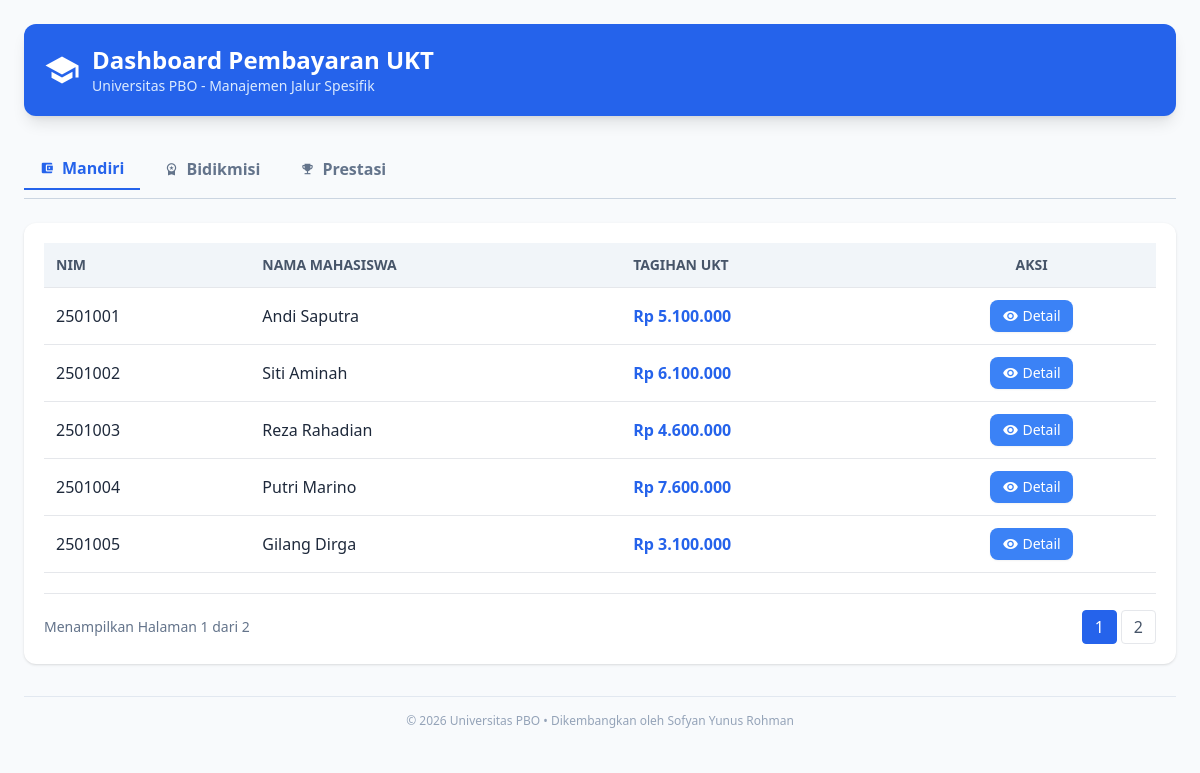
The page / on the database its author committed.
### tables this page shows
CREATE TABLE `tabel_mahasiswa`  (
  `id_mahasiswa` int NOT NULL AUTO_INCREMENT,
  `nama_mahasiswa` varchar(100) NOT NULL,
  `nim` varchar(20) NOT NULL,
  `semester` tinyint NOT NULL,
  `tarif_ukt_nominal` int NOT NULL,
  `jenis_pembayaran` enum('Mandiri','Bidikmisi','Prestasi') NOT NULL,
  `golongan_ukt` varchar(10) NULL DEFAULT NULL,
  `nama_wakil` varchar(100) NULL DEFAULT NULL,
  `nomor_kip_kuliah` varchar(50) NULL DEFAULT NULL,
  `dana_saku_subsidi` int NULL DEFAULT NULL,
  `nama_instansi_beasiswa` varchar(100) NULL DEFAULT NULL,
  `minimal_ipk_syarat` decimal(3, 2) NULL DEFAULT NULL,
  PRIMARY KEY (`id_mahasiswa`) USING BTREE
);

### koneksi.php (called while the page is built, shortened)
<?php
class Koneksi {
    private $host = "localhost";
    private $username = "root";
    private $password = "";
    private $db_name = "db_uas_pbo_ti1d_sofyanyunusrohman";
    public function __construct() {
        $this->conn = new mysqli($this->host, $this->username, $this->password, $this->db_name);
    }
}

### mahasiswaMandiri.php (called while the page is built, shortened)
<?php
require_once('mahasiswa.php');
class MahasiswaMandiri extends mahasiswa {
    public function getDaftarMandiri($db, $limit = 5, $offset = 0) {
        $sql = "SELECT * FROM tabel_mahasiswa WHERE jenis_pembayaran = 'Mandiri' LIMIT $limit OFFSET $offset";
        return $db->conn->query($sql);
    }
    public function countMandiri($db) {
        $sql = "SELECT COUNT(*) as total FROM tabel_mahasiswa WHERE jenis_pembayaran = 'Mandiri'";
        $result = $db->conn->query($sql);
        return $result->fetch_assoc()['total'];
    }
    public function hitungTagihanSemester() {
        return $this->tarifUktNominal + 100000;
    }
}
?>

### mahasiswa.php (called while the page is built, shortened)
<?php
abstract class mahasiswa{
    public function __construct($id_mahasiswa,$nama_mahasiswa,$nim,$semester,$tarifUktNominal)
    {
        $this->tarifUktNominal=$tarifUktNominal;
    }
}

### index.php (the view, shortened to what this page needs)
<?php
require_once "koneksi.php";
require_once "mahasiswaMandiri.php";
$db = new Koneksi();
$activeTab = $_GET['tab'] ?? 'mandiri';
$limit = 5;
$pageMandiri = ($activeTab == 'mandiri') ? ($_GET['page'] ?? 1) : 1;
$offsetMandiri = ($pageMandiri - 1) * $limit;
$helperMandiri = new MahasiswaMandiri(0, '', '', 0, 0, '', '');
$dataMandiri = $helperMandiri->getDaftarMandiri($db, $limit, $offsetMandiri);
$totalPagesMandiri = ceil($helperMandiri->countMandiri($db) / $limit);
?>
<!DOCTYPE html>
<html lang="id">
<head>
    <script src="https://cdn.tailwindcss.com"></script>
</head>
<body class="bg-slate-50 text-slate-800 font-sans p-6">
    <div class="max-w-6xl mx-auto">
        <header class="flex items-center gap-3 bg-blue-600 text-white p-5 rounded-xl shadow-lg mb-8">
            <span class="material-icons text-4xl">school</span>
            <div>
                <h1 class="text-2xl font-bold">Dashboard Pembayaran UKT</h1>
                <p class="text-blue-100 text-sm">Universitas PBO - Manajemen Jalur Spesifik</p>
            </div>
        </header>
        <div class="flex gap-2 mb-6 border-b border-slate-300 pb-2">
            <button onclick="changeTab('mandiri')" id="btn-mandiri" class="tab-btn px-4 py-2 font-semibold text-slate-500 hover:text-blue-600 flex items-center gap-2 transition-all">
                <span class="material-icons text-sm">account_balance_wallet</span> Mandiri
            </button>
            <button onclick="changeTab('bidikmisi')" id="btn-bidikmisi" class="tab-btn px-4 py-2 font-semibold text-slate-500 hover:text-blue-600 flex items-center gap-2 transition-all">
                <span class="material-icons text-sm">workspace_premium</span> Bidikmisi
            </button>
            <button onclick="changeTab('prestasi')" id="btn-prestasi" class="tab-btn px-4 py-2 font-semibold text-slate-500 hover:text-blue-600 flex items-center gap-2 transition-all">
                <span class="material-icons text-sm">emoji_events</span> Prestasi
            </button>
        </div>
        <div id="mandiri" class="tab-content hidden bg-white rounded-xl shadow p-5">
            <table class="w-full text-left border-collapse">
                <thead>
                    <tr class="bg-slate-100 text-slate-600 text-sm uppercase border-b">
                        <th class="p-3">NIM</th>
                        <th class="p-3">Nama Mahasiswa</th>
                        <th class="p-3">Tagihan UKT</th>
                        <th class="p-3 text-center">Aksi</th>
                    </tr>
                </thead>
                <tbody>
                    <?php while($row = $dataMandiri->fetch_assoc()):
                        $mhs = new MahasiswaMandiri(0, $row['nama_mahasiswa'], $row['nim'], 0, $row['tarif_ukt_nominal'], '', '');
                    ?>
                    <tr class="border-b hover:bg-slate-50">
                        <td class="p-3 font-medium"><?= $row['nim'] ?></td>
                        <td class="p-3"><?= $row['nama_mahasiswa'] ?></td>
                        <td class="p-3 font-bold text-blue-600">Rp <?= number_format($mhs->hitungTagihanSemester(), 0, ',', '.') ?></td>
                        <td class="p-3 text-center">
                            <a href="detail.php?id=<?= $row['id_mahasiswa'] ?>&jalur=Mandiri" class="inline-flex items-center gap-1 bg-blue-500 text-white px-3 py-1.5 rounded-lg text-sm hover:bg-blue-600 shadow-sm transition">
                                <span class="material-icons text-[16px]">visibility</span> Detail
                            </a>
                        </td>
                    </tr>
                    <?php endwhile; ?>
                </tbody>
            </table>
            <div class="mt-5 flex justify-between items-center border-t pt-4">
                <span class="text-sm text-slate-500">Menampilkan Halaman <?= $pageMandiri ?> dari <?= $totalPagesMandiri ?></span>
                <div class="flex gap-1">
                    <?php for($i=1; $i<=$totalPagesMandiri; $i++): ?>
                        <a href="?tab=mandiri&page=<?= $i ?>" class="px-3 py-1 border rounded <?= ($i == $pageMandiri) ? 'bg-blue-600 text-white border-blue-600' : 'bg-white text-slate-600 hover:bg-slate-100' ?>"><?= $i ?></a>
                    <?php endfor; ?>
                </div>
            </div>
        </div>
    </div>
    <footer class="mt-8 py-4 border-t border-slate-200 text-center text-slate-400 text-xs font-medium">
        &copy; <?php echo date('Y'); ?> Universitas PBO &bull; Dikembangkan oleh Sofyan Yunus Rohman
    </footer>
</body>
</html>

### rows shown on the page
tabel_mahasiswa: nim "2501001", nama_mahasiswa "Andi Saputra", tarif_ukt_nominal "5.100.000"
tabel_mahasiswa: nim "2501002", nama_mahasiswa "Siti Aminah", tarif_ukt_nominal "6.100.000"
tabel_mahasiswa: nim "2501003", nama_mahasiswa "Reza Rahadian", tarif_ukt_nominal "4.600.000"
tabel_mahasiswa: nim "2501004", nama_mahasiswa "Putri Marino", tarif_ukt_nominal "7.600.000"
tabel_mahasiswa: nim "2501005", nama_mahasiswa "Gilang Dirga", tarif_ukt_nominal "3.100.000"

### other values the page prints
$pageMandiri "1"
$totalPagesMandiri "2"
